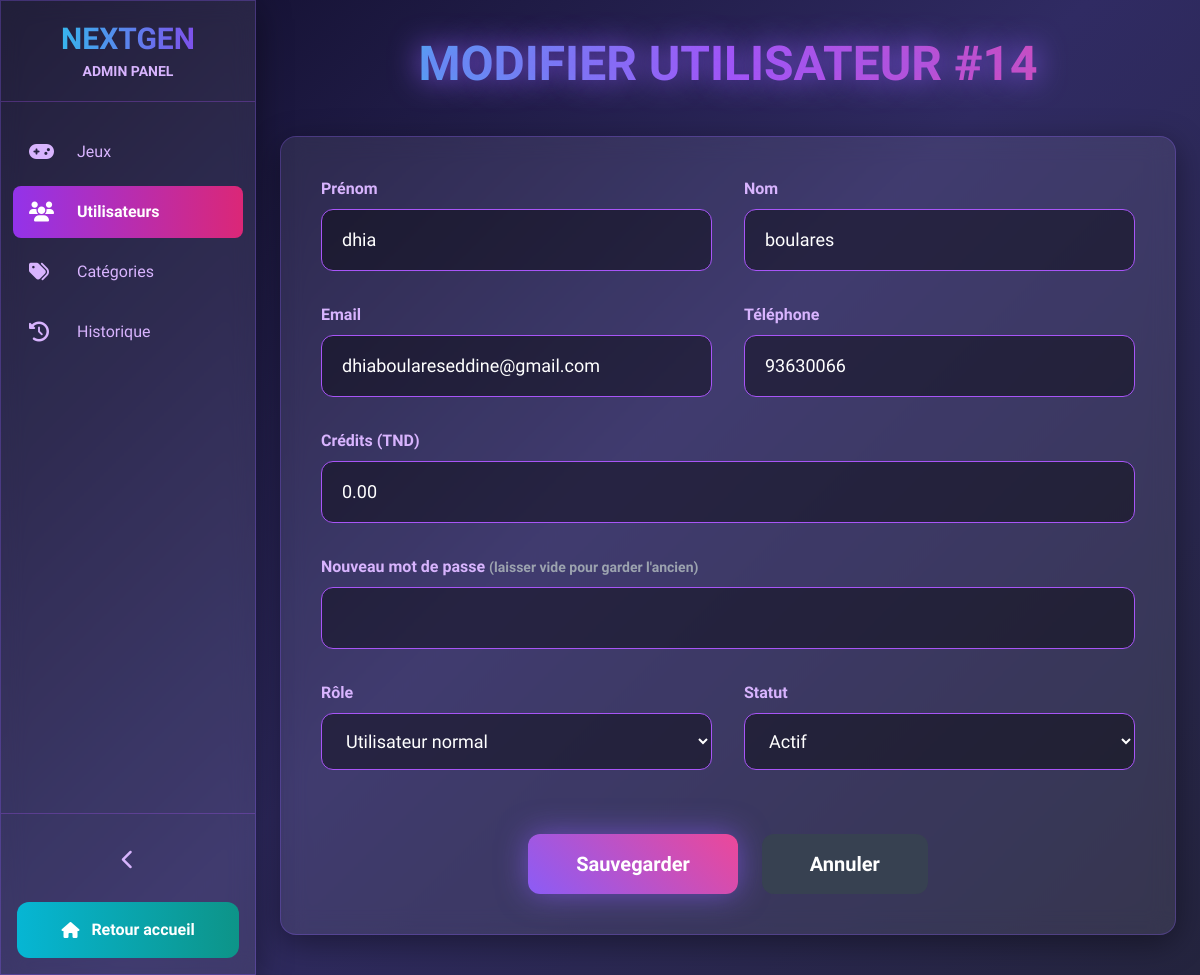
The page /view/backoffice/modifier_users.php?id=14 (signed in) on the database its author committed.
### tables this page shows
CREATE TABLE `users` (
  `id` int(11) NOT NULL,
  `nom` varchar(50) NOT NULL,
  `prenom` varchar(50) NOT NULL,
  `email` varchar(100) NOT NULL,
  `telephone` varchar(20) NOT NULL,
  `mdp` varchar(255) NOT NULL,
  `role` enum('user','admin') DEFAULT 'user',
  `created_at` timestamp NOT NULL DEFAULT current_timestamp(),
  `photo_profil` varchar(255) DEFAULT NULL,
  `credits` decimal(10,2) DEFAULT 0.00,
  `last_login` datetime DEFAULT NULL,
  `email_verified` tinyint(1) DEFAULT 0,
  `verification_code` char(6) DEFAULT NULL,
  `verification_expires` datetime DEFAULT NULL,
  `statut` enum('actif','suspendu','banni') DEFAULT 'actif',
  `date_inscription` datetime DEFAULT current_timestamp()
);

### config/config.php (called while the page is built)
<?php
class config
{
  private static $pdo = null;
  public static function getConnexion()
  {
    if (!isset(self::$pdo)) {
      $host = getenv('DB_HOST') ?: 'localhost';
      $port = getenv('DB_PORT') ?: '3306';
      $dbname = getenv('DB_NAME') ?: 'nextgen_db';
      $user = getenv('DB_USER') ?: 'root';
      $pass = getenv('DB_PASS') ?: '';
      try {
        self::$pdo = new PDO(
          "mysql:host={$host};port={$port};dbname={$dbname}",
          $user,
          $pass,
          [
            PDO::ATTR_ERRMODE => PDO::ERRMODE_EXCEPTION,
            PDO::ATTR_DEFAULT_FETCH_MODE => PDO::FETCH_ASSOC
          ]
        );
      } catch (Exception $e) {
        die('Database Error: ' . $e->getMessage());
      }
    }
    return self::$pdo;
  }
}

### controller/userController.php (called while the page is built, shortened)
<?php
require_once __DIR__ . '/../config/config.php';
require_once __DIR__ . '/../models/user.php';
class userController
{
    private $pdo;
    public function __construct()
    {
        $this->pdo = Config::getConnexion();
    }
    public function getUserById(int $id): ?User
    {
        $sql = "SELECT * FROM users WHERE id = :id LIMIT 1";
        $stmt = $this->pdo->prepare($sql);
        $stmt->execute([':id' => $id]);
        $data = $stmt->fetch();
        return new User(
            $data['nom'],
            $data['prenom'],
            $data['email'],
            $data['telephone'],
            $data['mdp'],
            $data['role'],
            (int)$data['id'],
            $data['photo_profil'] ?? 'default.jpg',
            (float)($data['credits'] ?? 0.00),
            $data['statut'] ?? 'actif',
            $data['last_login']
        );
    }
}

### models/user.php (called while the page is built, shortened)
<?php
class User
{
    private string $nom;
    private string $prenom;
    private string $email;
    private string $telephone;
    private string $role;
    private float $credits = 0.00;
    private string $statut = 'actif';
    public function __construct(
        string $nom = '',
        string $prenom = '',
        string $email = '',
        string $telephone = '',
        string $mdp = '',
        string $role = 'user',
        ?int $id = null,
        ?string $photo_profil = null,
        float $credits = 0.00,
        string $statut = 'actif',
        ?string $last_login = null
    ) {
        $this->nom          = $nom;
        $this->prenom       = $prenom;
        $this->email        = $email;
        $this->telephone    = $telephone;
        $this->role         = $role;
        $this->credits      = $credits;
        $this->statut       = $statut;
    }
    public function getNom(): string { return $this->nom; }
    public function getPrenom(): string { return $this->prenom; }
    public function getEmail(): string { return $this->email; }
    public function getTelephone(): string { return $this->telephone; }
    public function getRole(): string { return $this->role; }
    public function getCredits(): float { return $this->credits; }
    public function getStatut(): string { return $this->statut; }
}

### view/backoffice/modifier_users.php (the view, shortened to what this page needs)
<?php
require_once '../../controller/userController.php';
$controller = new userController();
$user = $controller->getUserById((int)$_GET['id']);
?>
<!DOCTYPE html>
<html lang="fr" class="h-full">
<head>
  <script src="https://cdn.tailwindcss.com"></script>
  <link href="https://cdnjs.cloudflare.com/ajax/libs/font-awesome/6.5.0/css/all.min.css" rel="stylesheet">
</head>
<body class="h-full" x-data="{ sidebarOpen: true }">
  <aside :class="sidebarOpen ? 'sidebar-open' : 'sidebar-closed'" class="glass fixed inset-y-0 left-0 z-40 flex flex-col transition-all duration-300 overflow-hidden">
    <div class="p-5 text-center border-b border-purple-500/30">
      <h1 class="text-3xl font-black bg-gradient-to-r from-cyan-400 to-purple-600 bg-clip-text text-transparent">NEXTGEN</h1>
      <p x-show="sidebarOpen" class="text-purple-300 text-sm font-bold mt-1">ADMIN PANEL</p>
    </div>
    <nav class="flex-1 px-3 py-6 space-y-2">
      <?php $current = basename($_SERVER['PHP_SELF']); ?>
      <a href="admin_jeux.php" class="flex items-center space-x-4 px-4 py-3 rounded-lg transition <?= str_contains($current,'jeux')?'bg-gradient-to-r from-purple-600 to-pink-600 text-white':'hover:bg-white/10 text-purple-300' ?>">
        <i class="fas fa-gamepad w-8 text-xl"></i><span x-show="sidebarOpen">Jeux</span>
      </a>
      <a href="admin_users.php" class="flex items-center space-x-4 px-4 py-3 rounded-lg bg-gradient-to-r from-purple-600 to-pink-600 text-white font-bold">
        <i class="fas fa-users w-8 text-xl"></i><span x-show="sidebarOpen">Utilisateurs</span>
      </a>
      <a href="admin_categories.php" class="flex items-center space-x-4 px-4 py-3 rounded-lg transition <?= str_contains($current,'categor')?'bg-gradient-to-r from-purple-600 to-pink-600 text-white':'hover:bg-white/10 text-purple-300' ?>">
        <i class="fas fa-tags w-8 text-xl"></i><span x-show="sidebarOpen">Catégories</span>
      </a>
      <a href="admin_historique.php" class="flex items-center space-x-4 px-4 py-3 rounded-lg transition <?= $current==='admin_historique.php'?'bg-gradient-to-r from-purple-600 to-pink-600 text-white':'hover:bg-white/10 text-purple-300' ?>">
        <i class="fas fa-history w-8 text-xl"></i><span x-show="sidebarOpen">Historique</span>
      </a>
</nav>
    <div class="p-4 border-t border-purple-500/30">
      <button @click="sidebarOpen = !sidebarOpen" class="w-full py-4 hover:bg-white/5 rounded-lg"><i class="fas fa-chevron-left mx-auto text-xl text-purple-300" :class="{'rotate-180': !sidebarOpen}"></i></button>
      <a href="../frontoffice/index.php" class="flex items-center justify-center gap-3 px-4 py-4 mt-3 rounded-xl bg-gradient-to-r from-cyan-500 to-teal-600 text-white font-bold hover:scale-105 transition">
        <i class="fas fa-home"></i><span x-show="sidebarOpen">Retour accueil</span>
      </a>
    </div>
  </aside>
  <main class="min-h-screen transition-all duration-300" :class="sidebarOpen ? 'lg:ml-64 ml-20' : 'ml-20'">
    <div class="max-w-5xl mx-auto px-6 py-10">
      <h1 class="text-center text-5xl font-black bg-gradient-to-r from-cyan-400 via-purple-500 to-pink-500 bg-clip-text text-transparent neon-text mb-12">
      </h1>
      <div class="glass rounded-2xl p-10">
        <form id="modifyForm" method="POST" class="space-y-8">
          <div class="grid grid-cols-1 md:grid-cols-2 gap-8">
            <div>
              <label class="block text-purple-300 font-bold mb-2">Prénom</label>
              <input type="text" name="prenom" value="<?= htmlspecialchars($user->getPrenom()) ?>" class="w-full px-5 py-4 bg-black/40 rounded-xl border border-purple-500 focus:border-cyan-400 text-white text-lg">
            </div>
            <div>
              <label class="block text-purple-300 font-bold mb-2">Nom</label>
              <input type="text" name="nom" value="<?= htmlspecialchars($user->getNom()) ?>" class="w-full px-5 py-4 bg-black/40 rounded-xl border border-purple-500 focus:border-cyan-400 text-white text-lg">
            </div>
          </div>
          <div class="grid grid-cols-1 md:grid-cols-2 gap-8">
            <div>
              <label class="block text-purple-300 font-bold mb-2">Email</label>
              <input type="email" name="email" value="<?= htmlspecialchars($user->getEmail()) ?>" class="w-full px-5 py-4 bg-black/40 rounded-xl border border-purple-500 focus:border-cyan-400 text-white text-lg">
            </div>
            <div>
              <label class="block text-purple-300 font-bold mb-2">Téléphone</label>
              <input type="text" name="telephone" value="<?= htmlspecialchars($user->getTelephone()) ?>" maxlength="8" class="w-full px-5 py-4 bg-black/40 rounded-xl border border-purple-500 focus:border-cyan-400 text-white text-lg">
            </div>
          </div>
          <div>
            <label class="block text-purple-300 font-bold mb-2">Crédits (TND)</label>
            <input type="number" step="0.01" name="credits" value="<?= number_format($user->getCredits(), 2, '.', '') ?>" class="w-full px-5 py-4 bg-black/40 rounded-xl border border-purple-500 focus:border-cyan-400 text-white text-lg">
          </div>
          <div>
            <label class="block text-purple-300 font-bold mb-2">Nouveau mot de passe <span class="text-gray-400 text-sm">(laisser vide pour garder l'ancien)</span></label>
            <input type="password" name="password" class="w-full px-5 py-4 bg-black/40 rounded-xl border border-purple-500 focus:border-cyan-400 text-white text-lg">
          </div>
          <div class="grid grid-cols-1 md:grid-cols-2 gap-8">
            <div>
              <label class="block text-purple-300 font-bold mb-2">Rôle</label>
              <select name="role" class="w-full px-5 py-4 bg-black/40 rounded-xl border border-purple-500 text-white text-lg">
                <option value="user" <?= $user->getRole() === 'user' ? 'selected' : '' ?>>Utilisateur normal</option>
              </select>
            </div>
            <div>
              <label class="block text-purple-300 font-bold mb-2">Statut</label>
              <select name="statut" class="w-full px-5 py-4 bg-black/40 rounded-xl border border-purple-500 text-white text-lg">
                <option value="actif" <?= $user->getStatut() === 'actif' ? 'selected' : '' ?>>Actif</option>
              </select>
            </div>
          </div>
          <div class="flex justify-center gap-6 pt-8">
            <button type="submit" class="btn-neon text-white font-bold py-4 px-12 rounded-xl text-xl hover:scale-105 transition">Sauvegarder</button>
            <a href="admin_users.php" class="bg-gray-700 hover:bg-gray-600 text-white font-bold py-4 px-12 rounded-xl text-xl transition">Annuler</a>
          </div>
        </form>
      </div>
    </div>
  </main>
</body>
</html>

### view/backoffice/modifier_users.php (style rules this page uses)
body { background: linear-gradient(135deg, #0f0c29, #302b63, #24243e); font-family: 'Exo 2', sans-serif; color: #e0e7ff; }
.glass { background: rgba(255,255,255,0.08); backdrop-filter: blur(12px); border: 1px solid rgba(139,92,246,0.3); box-shadow: 0 8px 32px rgba(0,0,0,0.4); }
.neon-text { text-shadow: 0 0 30px #8b5cf6; }
.btn-neon { background: linear-gradient(45deg, #8b5cf6, #ec4899); box-shadow: 0 0 30px rgba(139,92,246,0.6); }
.sidebar-open { width: 16rem; }

### rows shown on the page
users: prenom "dhia", nom "boulares", email "dhiaboulareseddine@gmail.com", telephone "93630066", credits "0.00", role "Utilisateur normal", statut "Actif"
